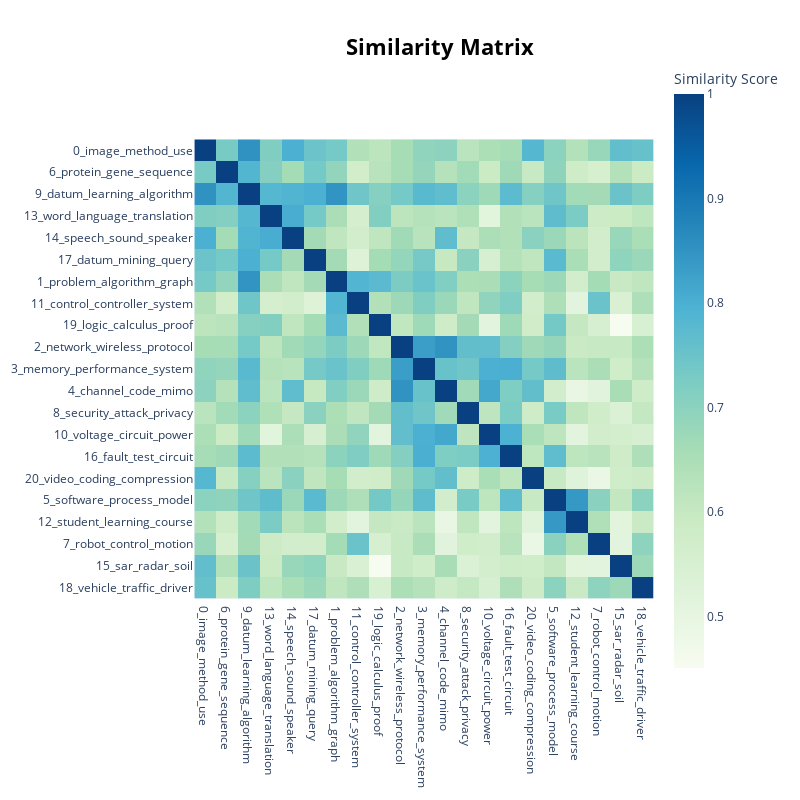

The notebook cell saved with this chart:
### Code cell
topic_model.visualize_heatmap(n_clusters=5, top_n_topics=21)

### Figure 1 — Plotly figure (JSON) as saved in the notebook; plotly's stock layout.template omitted (floating-point values rounded to 4 significant figures; data arrays with more than 128 entries replaced by an {"elided": "..."} marker saying what was removed)
{"data": [{"coloraxis": "coloraxis", "hovertemplate": "x: %{x}<br>y: %{y}<br>Similarity Score: %{z}<extra></extra>", "name": "0", "type": "heatmap", "x": ["0_image_method_use", "6_protein_gene_sequence", "9_datum_learning_algorithm", "13_word_language_translation", "14_speech_sound_speaker", "17_datum_mining_query", "1_problem_algorithm_graph", "11_control_controller_system", "19_logic_calculus_proof", "2_network_wireless_protocol", "3_memory_performance_system", "4_channel_code_mimo", "8_security_attack_privacy", "10_voltage_circuit_power", "16_fault_test_circuit", "20_video_coding_compression", "5_software_process_model", "12_student_learning_course", "7_robot_control_motion", "15_sar_radar_soil", "18_vehicle_traffic_driver"], "xaxis": "x", "y": ["0_image_method_use", "6_protein_gene_sequence", "9_datum_learning_algorithm", "13_word_language_translation", "14_speech_sound_speaker", "17_datum_mining_query", "1_problem_algorithm_graph", "11_control_controller_system", "19_logic_calculus_proof", "2_network_wireless_protocol", "3_memory_performance_system", "4_channel_code_mimo", "8_security_attack_privacy", "10_voltage_circuit_power", "16_fault_test_circuit", "20_video_coding_compression", "5_software_process_model", "12_student_learning_course", "7_robot_control_motion", "15_sar_radar_soil", "18_vehicle_traffic_driver"], "yaxis": "y", "z": {"elided": "21x21 float values"}}], "layout": {"coloraxis": {"colorbar": {"title": {"text": "Similarity Score"}}, "colorscale": [[0, "rgb(247,252,240)"], [0.125, "rgb(224,243,219)"], [0.25, "rgb(204,235,197)"], [0.375, "rgb(168,221,181)"], [0.5, "rgb(123,204,196)"], [0.625, "rgb(78,179,211)"], [0.75, "rgb(43,140,190)"], [0.875, "rgb(8,104,172)"], [1, "rgb(8,64,129)"]]}, "height": 800, "hoverlabel": {"bgcolor": "white", "font": {"family": "Rockwell", "size": 16}}, "legend": {"title": {"text": "Trend"}}, "margin": {"t": 60}, "showlegend": true, "title": {"font": {"color": "Black", "size": 22}, "text": "<b>Similarity Matrix</b>", "x": 0.55, "xanchor": "center", "y": 0.95, "yanchor": "top"}, "width": 800, "xaxis": {"anchor": "y", "constrain": "domain", "domain": [0, 1], "scaleanchor": "y"}, "yaxis": {"anchor": "x", "autorange": "reversed", "constrain": "domain", "domain": [0, 1]}}}
